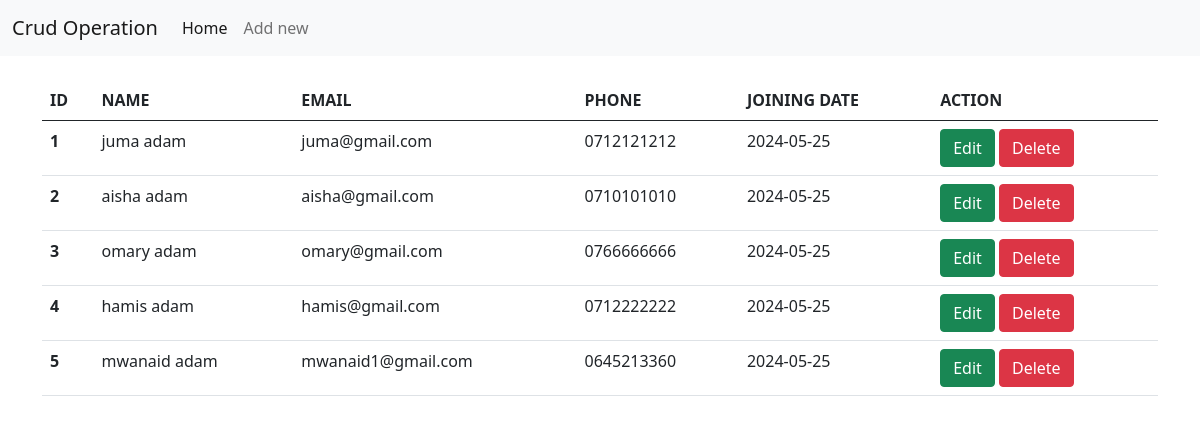
The page / on the database its author committed.
### tables this page shows
CREATE TABLE `student` (
  `id` int(11) NOT NULL,
  `name` varchar(100) NOT NULL,
  `email` varchar(100) NOT NULL,
  `phone_no` varchar(15) NOT NULL,
  `join_date` date NOT NULL DEFAULT curdate()
);

### index.php (the view, shortened to what this page needs)
<!doctype html>
<html lang="en">
  <head>
    <link href="https://cdn.jsdelivr.net/npm/bootstrap@5.0.2/dist/css/bootstrap.min.css" rel="stylesheet">
  </head>
  <body>
  <nav class="navbar navbar-expand-lg navbar-light bg-light">
  <div class="container-fluid">
    <a class="navbar-brand" href="#">Crud Operation</a>
    <div class="collapse navbar-collapse" id="navbarNav">
      <ul class="navbar-nav">
        <li class="nav-item">
          <a class="nav-link active" aria-current="page" href="#">Home</a>
        </li>
        <li class="nav-item">
          <a class="nav-link" href="create.php">Add new</a>
        </li>
      </ul>
    </div>
  </div>
</nav>
<div class="container my-4">
<table class="table">
  <thead>
    <tr>
      <th>ID</th>
      <th>NAME</th>
      <th>EMAIL</th>
      <th>PHONE</th>
      <th>JOINING DATE</th>
      <th>ACTION</th>
    </tr>
  </thead>
  <tbody>
    <?php
        include "connection.php";
        $sql = "select * from student";
        $result = $conn->query($sql);
        while($row=$result->fetch_assoc()){
            echo "
    <tr>
      <th>$row[id]</th>
      <td>$row[name]</td>
      <td>$row[email]</td>
      <td>$row[phone_no]</td>
      <td>$row[join_date]</td>
      <td>
            <a class='btn btn-success' href='edit.php?id=$row[id]'>Edit</a>
            <a class='btn btn-danger' href='delete.php?id=$row[id]'>Delete</a>
      </td>
    </tr>
    ";
    }
    ?>
  </tbody>
</table>
</div>
  </body>
</html>

### rows shown on the page
student: id "1", name "juma adam", email "juma@gmail.com", phone_no "0712121212", join_date "2024-05-25"
student: id "2", name "aisha adam", email "aisha@gmail.com", phone_no "0710101010", join_date "2024-05-25"
student: id "3", name "omary adam", email "omary@gmail.com", phone_no "0766666666", join_date "2024-05-25"
student: id "4", name "hamis adam", email "hamis@gmail.com", phone_no "0712222222", join_date "2024-05-25"
student: id "5", name "mwanaid adam", email "mwanaid1@gmail.com", phone_no "0645213360", join_date "2024-05-25"
